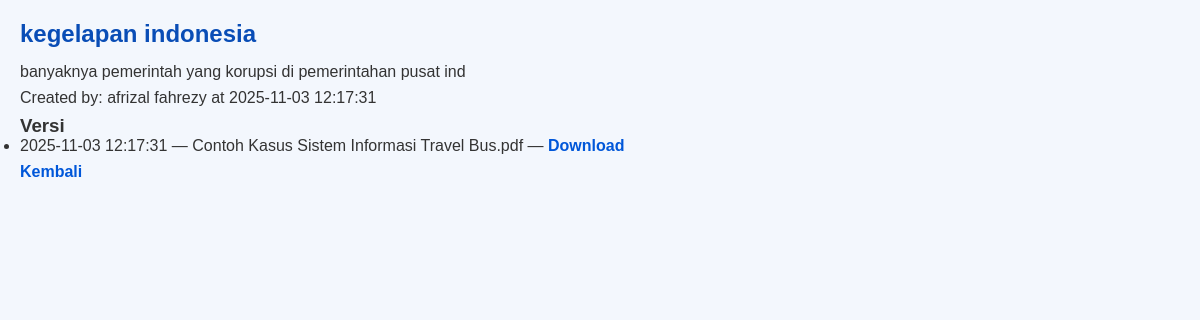
Screenshot of /view_document.php?id=1 (signed in) with the database file from the repository.
### tables this page shows
CREATE TABLE `documents` (
  `id` int NOT NULL,
  `title` varchar(255) NOT NULL,
  `description` text,
  `category_id` int DEFAULT NULL,
  `created_by` int NOT NULL,
  `created_at` timestamp NULL DEFAULT CURRENT_TIMESTAMP,
  `current_version_id` int DEFAULT NULL,
  `is_active` tinyint(1) DEFAULT '1'
);

CREATE TABLE `users` (
  `id` int NOT NULL,
  `username` varchar(100) NOT NULL,
  `password` varchar(255) NOT NULL,
  `full_name` varchar(200) DEFAULT NULL,
  `role_id` int NOT NULL DEFAULT '3',
  `created_at` timestamp NULL DEFAULT CURRENT_TIMESTAMP
);

CREATE TABLE `document_versions` (
  `id` int NOT NULL,
  `document_id` int NOT NULL,
  `filename` varchar(512) NOT NULL,
  `original_name` varchar(512) NOT NULL,
  `mime` varchar(100) NOT NULL,
  `size` bigint NOT NULL,
  `uploaded_by` int NOT NULL,
  `uploaded_at` timestamp NULL DEFAULT CURRENT_TIMESTAMP,
  `notes` text
);

### view_document.php (the view, shortened to what this page needs)
<?php
require './config/init.php';
$id = isset($_GET['id']) ? (int)$_GET['id'] : 0;
$stmt = $pdo->prepare('SELECT d.*, u.full_name FROM documents d JOIN users u ON d.created_by=u.id WHERE d.id=?');
$stmt->execute([$id]);
$doc = $stmt->fetch(PDO::FETCH_ASSOC);
$vstmt = $pdo->prepare('SELECT * FROM document_versions WHERE document_id = ? ORDER BY uploaded_at DESC');
$vstmt->execute([$id]);
$versions = $vstmt->fetchAll(PDO::FETCH_ASSOC);
?>
<!doctype html>
<html>
<head>
  <link rel="stylesheet" href="style.css">
</head>
<body>
<h2><?php echo htmlspecialchars($doc['title']); ?></h2>
<p><?php echo nl2br(htmlspecialchars($doc['description'])); ?></p>
<p>Created by: <?php echo htmlspecialchars($doc['full_name']); ?> at <?php echo htmlspecialchars($doc['created_at']); ?></p>
<h3>Versi</h3>
<ul>
<?php foreach ($versions as $v): ?>
  <li>
    <?php echo htmlspecialchars($v['uploaded_at']); ?> —
    <?php echo htmlspecialchars($v['original_name']); ?> —
    <a href="download.php?ver=<?php echo $v['id']; ?>">Download</a>
  </li>
<?php endforeach; ?>
</ul>
<p><a href="documents.php">Kembali</a></p>
</body>
</html>

### style.css (style rules this page uses)
* { margin: 0; padding: 0; box-sizing: border-box; font-family: Arial, Helvetica, sans-serif; }
body { background: #f3f7fd; color: #333; padding: 20px; }
a { color: #0057d9; text-decoration: none; font-weight: 600; }
h2 { margin-bottom: 15px; color: #094db6; }
p { margin: 8px 0; }

### rows the page displays
documents: title "kegelapan indonesia", description "banyaknya pemerintah yang korupsi di pemerintahan pusat ind", created_by.full_name "afrizal fahrezy", created_at "2025-11-03 12:17:31"
document_versions: uploaded_at "2025-11-03 12:17:31", original_name "Contoh Kasus Sistem Informasi Travel Bus.pdf"
